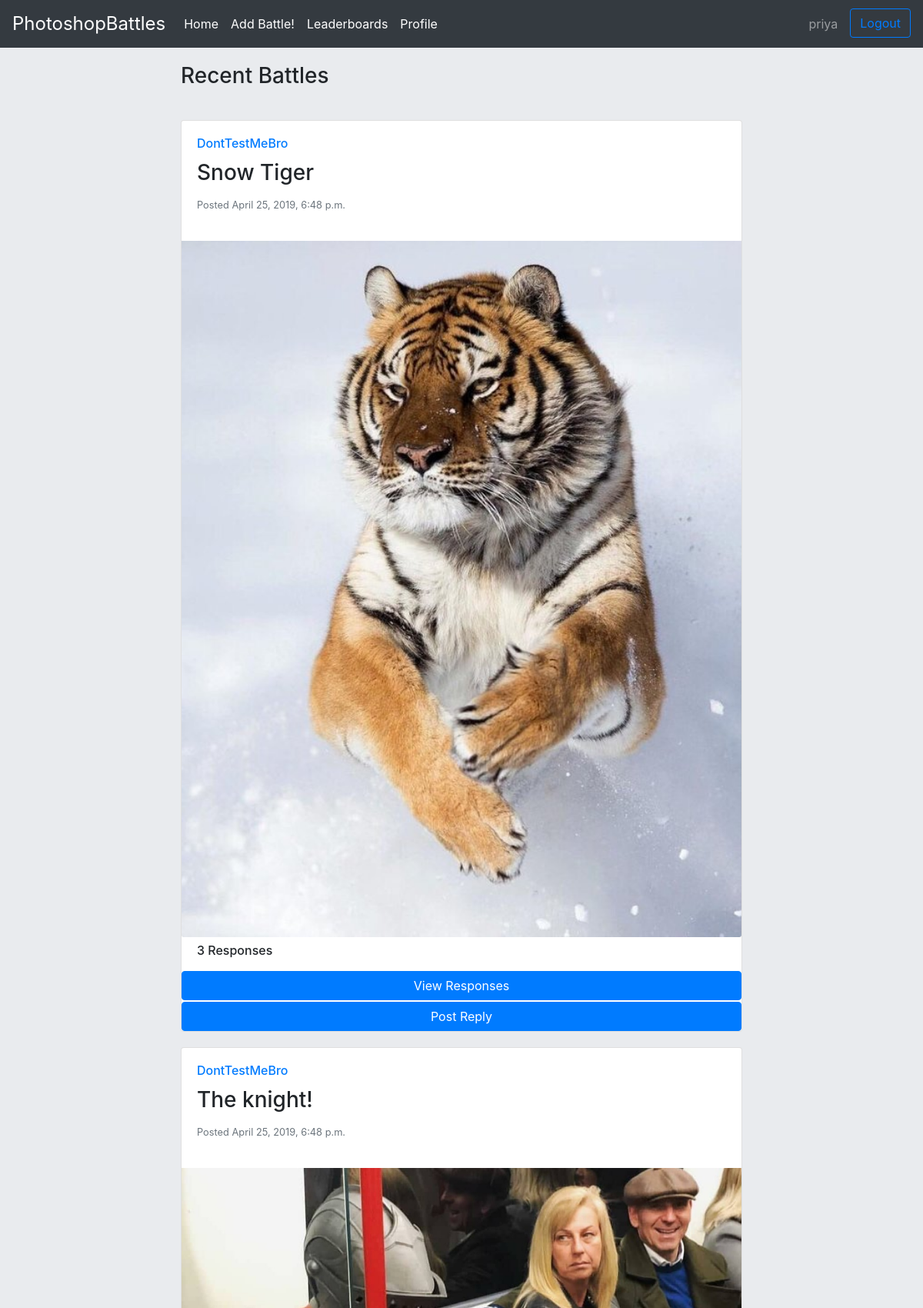
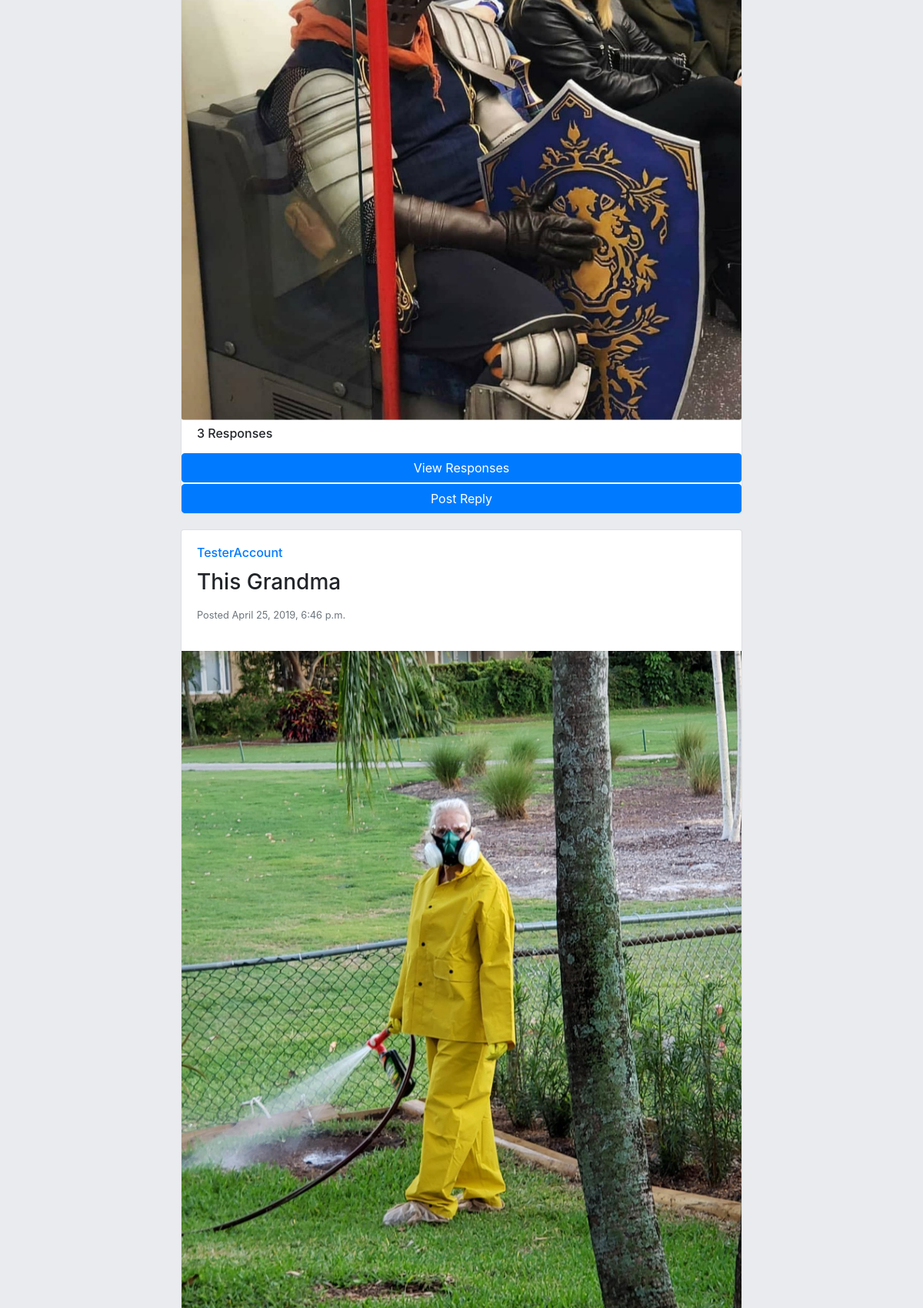
The app's page / (signed in, upper part) with its own data (2 pictures, top to bottom).
### application/models.py (models this page shows, shortened)
class Post(models.Model):
    user = models.ForeignKey(User,on_delete=models.CASCADE)
    title = models.CharField(max_length=40)
    image = models.ImageField(upload_to='post_pictures')
    pub_date = models.DateTimeField('date published')

### application/views.py (the view)
# urls.py: path('', IndexView, name='index'),
def IndexView(request):
    if request.method =='POST':
        reply_form = NewReply(request.POST or None, request.FILES or None)
        user = request.user
        if reply_form.is_valid():
            title = reply_form.cleaned_data.get('title')
            image = reply_form.cleaned_data.get('image')
            postID = request.POST.get("postID")
            post=Post.objects.filter(id=postID)[0]
            Reply.objects.create(
                title=title,
                image=image,
                user=user,
                post_replying_to=post,
                pub_date = timezone.now(),
            )
            return HttpResponseRedirect('/')
    else:
        context = {}
        context['reply_form'] = NewReply()
        latest_posts = Post.objects.all().order_by('-pub_date')
        paginator = Paginator(latest_posts, 5)
        page = request.GET.get('page')
        posts = paginator.get_page(page)
        context['posts'] = posts
        return render(request, 'application/home.html', context)

### application/models.py (called while the page is built)
    def like_list(self):
        liked_list = []
        for u in self.liked_set.all():
            liked_list.append(u.user.username)
        return liked_list

    def favourite_list(self):
        favourite_list = []
        for u in self.favourite_set.all():
            favourite_list.append(u.user.username)
        return favourite_list

### application/templates/application/home.html (shortened to what this page needs)
{% extends 'application/base_layout.html' %}
{% block container %}
  <div class="row justify-content-sm-center">
    <div class="col-sm-8">
      {% if posts %}
      <h3 class="recent-battles-heading">Recent Battles</h3>
      {% for post in posts %}
        {% include 'application/post.html' %}
      {% endfor %}
      {% else  %}
        <h3>No Battles Found</h3>
      {% endif %}
    </div>
  </div>
{% endblock %}

### application/templates/application/base_layout.html (shortened to what this page needs)
{% load static %}
<!DOCTYPE html>
{% block html %}
<html lang="en">
    {% block head %}
    <head>
        <link rel="stylesheet" href="https://maxcdn.bootstrapcdn.com/bootstrap/4.0.0/css/bootstrap.min.css">
        <link rel="stylesheet" href="{% static 'css/main.css' %}">
    </head>
    {% endblock %}
    {% block body %}
    <body>
        {% block nav %}
   <nav class="navbar navbar-expand-lg navbar-dark bg-dark">
  <a class="navbar-brand site-title" href="/">PhotoshopBattles</a>
  <div class="collapse navbar-collapse" id="navbarSupportedContent">
    <ul class="navbar-nav mr-auto">
      <li class="nav-item active">
        <a class="nav-link" href="/">Home <span class="sr-only">(current)</span></a>
      </li>
      {% if user.is_authenticated %}
      <li class="nav-item active">
        <a class="nav-link" href="/new_post">Add Battle! <span class="sr-only">(current)</span></a>
      </li>
      {% endif %}
      <li class="nav-item active">
        <a class="nav-link" href="/leaderboard">Leaderboards <span class="sr-only">(current)</span></a>
      </li>
      {% if user.is_authenticated %}
      <li class="nav-item active">
          <a class="nav-link" href="/profile/{{user.username}}">Profile <span class="sr-only">(current)</span></a>
        </li>
      {% endif %}
      </ul>
    <ul class="navbar-nav m1-auto">
    {% if not user.is_authenticated %}
        <li class="nav-item">
        <a class="btn btn-outline-primary" href="/account/login">Login</a>
      </li>
       <li class="nav-item">
        <a class="btn btn-primary signup-button" href="/account/register">Signup</a>
      </li>
    {% else %}
        <li class="nav-item">
        <a class="nav-link" href="/profile/{{user.username}}">{{ user.username }}</a>
      </li>
      <li class="nav-item">
        <a class="btn btn-outline-primary logout-button" href="/account/logout">Logout</a>
      </li>
    {% endif %}
    </ul>
  </div>
</nav>
        {% endblock %}
        {% block body_content %}
            <div class="container">
                {% block container %}{% endblock %}
            </div>
        {% endblock %}
    </body>
    {% endblock %}
</html>
{% endblock %}

### application/templates/application/post.html (shortened to what this page needs)
<div class="post">
  <div class="card">
    <div class="card-body">
      <h6 class="card-title username"><a href="/profile/{{post.user}}">{{post.user}}</a></h6>
      <h3 class="card-title post-title">{{post.title}}</h6>
      <p class="card-text date-posted post-date"><small class="text-muted">Posted {{post.pub_date}}</small></p>
    </div>
    <img class="card-img-bottom" src="/media/{{ post.image }}" alt="{{post.title}}" >
    {% if post.reply_set.all %}
    {% if post.reply_set.count >= 1 %}
    <h6 class="reply-heading">{{ post.reply_set.count }} Responses</h6>
    <button type="button" class="btn btn-primary" data-toggle="modal" data-target=".bd-example-modal-md-{{post.id}}">View Responses</button>
    {% if user.is_authenticated %}
    <button type="button" class="btn btn-primary reply-button" data-toggle="modal" data-target=".bd-example-modal-md-{{post.id}}-reply">Post Reply</button>
    {%endif%}
    {% endif %}
    {% endif %}
  </div>
</div>

### static/css/main.css (style rules this page uses)
body { background: #E9EBEE; }
@media only screen and (min-width: 992px) { .logout-button { margin-left: 8px; } }
.site-title { font-size: 1.5rem; }
.recent-battles-heading { padding: 1.25rem 0; }
.post { margin: 20px 0; }
.reply-heading { padding: 0.5rem 1.25rem; }
.reply-button { margin-top:2px; }
.post-date { float:left; }

### records on screen
Post: user "DontTestMeBro", title "Snow Tiger", pub_date "April 25, 2019, 6:48 p.m.", image (picture), reply_set.count "3"
Post: user "DontTestMeBro", title "The knight!", pub_date "April 25, 2019, 6:48 p.m.", image (picture), reply_set.count "3"
Post: user "TesterAccount", title "This Grandma", pub_date "April 25, 2019, 6:46 p.m.", image (picture)

### other values on screen
{{ user.username }} "priya"
